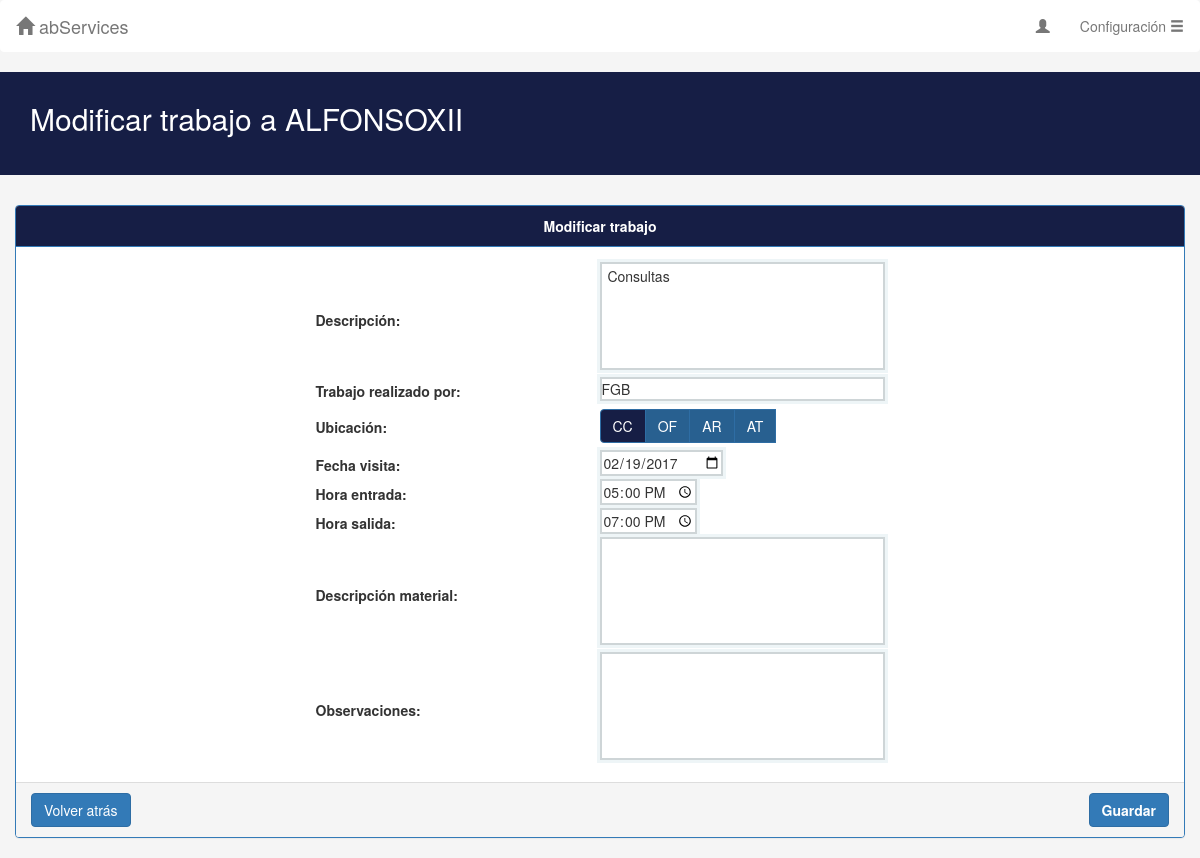
/modificarTrabajo.php?idTrabajo=2&cliente=ALFONSOXII, run on an earlier commit of the app's database.
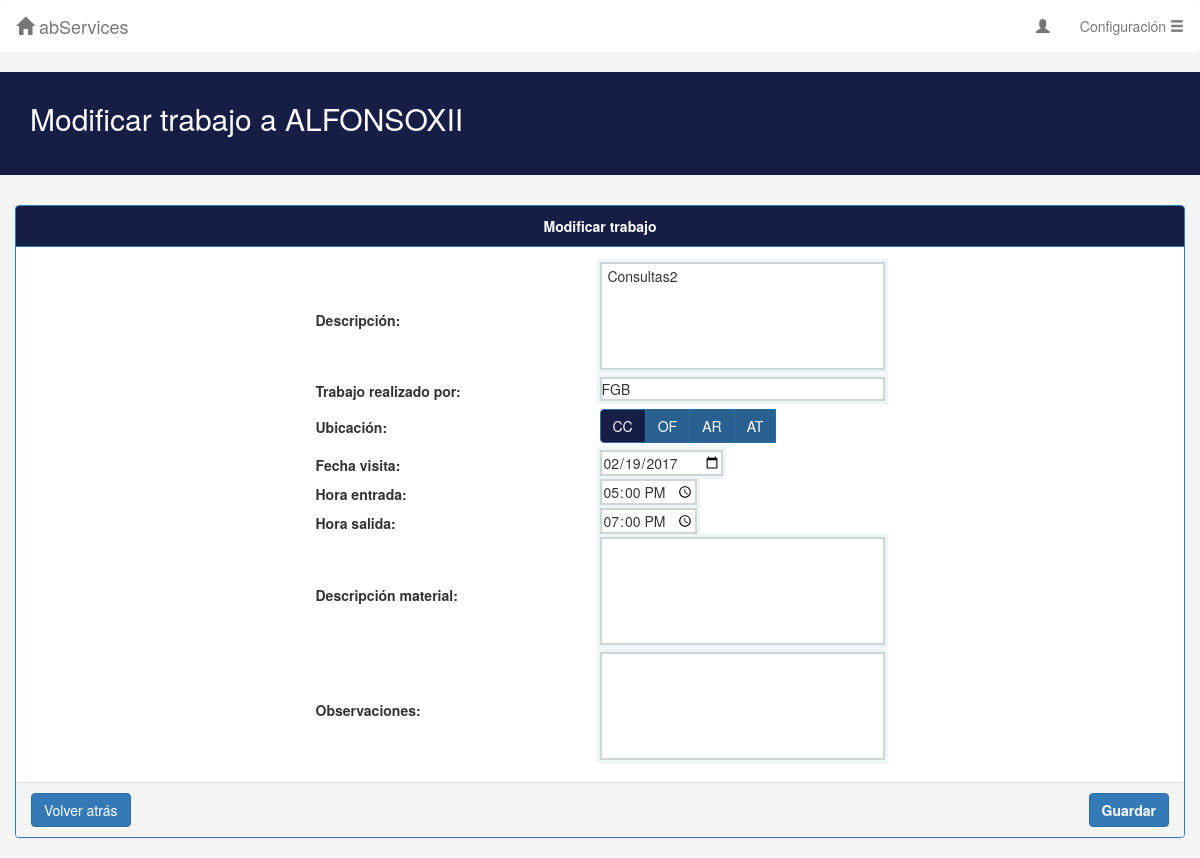
And on a later commit of the database.
### tables this page shows
CREATE TABLE IF NOT EXISTS `trabajos` (
  `Id` int(11) NOT NULL AUTO_INCREMENT,
  `IdCliente` varchar(30) NOT NULL,
  `Trabajador` varchar(3) NOT NULL,
  `Ubicacion` varchar(2) NOT NULL DEFAULT 'CC',
  `FVisita` date NOT NULL,
  `HoraE` time NOT NULL,
  `HoraS` time NOT NULL,
  `Descripcion` text NOT NULL,
  `DescripcionMat` text,
  `Observaciones` text,
  PRIMARY KEY (`Id`)
);

### includes/php/config.php (called while the page is built, shortened)
<?php
$mysqli = new mysqli(BD_HOST, BD_USER, BD_PASS, BD_NAME);
$mysqli->set_charset("utf8");
function sanitizeArgs(&$args) {
	global $mysqli;
	for($i=0; $i < count($args); $i++){
		$args[$i] = mysqli_real_escape_string($mysqli, $args[$i]);
		$args[$i] = htmlspecialchars_decode(trim(strip_tags(stripslashes($args[$i]))));
	}
}
?>

### includes/php/trabajosBD.php (called while the page is built, shortened)
<?php
require_once(__DIR__."/config.php");
function getInfoWork($id){
	global $mysqli;
	$args = array($id);
	$pst = $mysqli->prepare("SELECT * FROM trabajos WHERE Id = ?");
	$pst->bind_param("i",$args[0]);
	$pst->execute();
	$result = $pst->get_result();
	while($row = $result->fetch_array(MYSQLI_ASSOC)){
		$info = $row;
	}
	return $info;
}
?>

### includes/php/trabajos.php (called while the page is built, shortened)
<?php
require_once __DIR__.'/config.php';
require_once __DIR__.'/trabajosBD.php';
function conseguirInfoTrabajo($id){
	$result = getInfoWork($id);
	return $result;
}
?>

### modificarTrabajo.php (the view, shortened to what the changed rows need)
<?php require_once __DIR__.'/includes/php/config.php';?>
<!DOCTYPE html>
<html lang="en">
  <head>
	<?php
	$id=$_GET['idTrabajo'];
	$cliente =$_GET['cliente'];
	?>
    <link href="includes/css/bootstrap.min.css" rel="stylesheet" media="screen">
	<link rel="stylesheet" type="text/css" href="includes/css/style.css">
  </head>
  <?php
	require(__DIR__.'/includes/php/trabajos.php');
	?>
  <body>
		<div class="jumbotron">
				<div class="container">
				<h2 id="cab2">Modificar trabajo a <?php echo $cliente?></h2>
				</div>
		</div>
		<?php
		$trabajo = conseguirInfoTrabajo($id);
		?>
		<div class="container-fluid">
			<div class="panel panel-primary" >
						<form method = "POST" action="" autocomplete="on" class="form-horizontal" role="form">
						<div class="panel-body">
							<center>
							<table border="0" cellpadding="0" cellspacing="2" width="50%">
								<tr>
								  <td width="70%"><strong id="nombresForm">Descripción:</strong></td> <td width="30%"><textarea id="cajas" name="descripcion" required="required" rows="5" cols="35"> <?php echo $trabajo["Descripcion"]?></textarea></td>
								</tr>
								<tr>
								  <td width="70%"><strong id="nombresForm">Trabajo realizado por:</strong></td> <td width="30%"><p id="cajas" name="tecnico" rows="5" cols="35"> <?php echo $trabajo["Trabajador"]?></a></td>
								</tr>
								<tr>
								 <td width="70%"><strong>Fecha visita:</strong></td><td width="30%"><input id="cajas" value="<?php echo $trabajo["FVisita"]?>" name="fvisita" type="date" required="required"/></td>
								</tr>
								<tr>
								 <td width="70%"><strong>Hora entrada:</strong></td><td width="30%"><input id="cajas" value="<?php echo $trabajo["HoraE"]?>" name="horae" type="time" required="required"/></td>
								</tr>
								<tr>
								  <td width="70%"><strong>Hora salida:</strong></td><td width="30%"><input id="cajas" value="<?php echo $trabajo["HoraS"]?>" name="horas" type="time" required="required"/></td>
								</tr>
							</table>
							</center>
						</div>
						</form>
			</div>
		</div>
  </body>
</html>

What changed in the data, as far as the page shows it:
changed trabajos "FGB": descripcion "Consultas" → "Consultas2"
